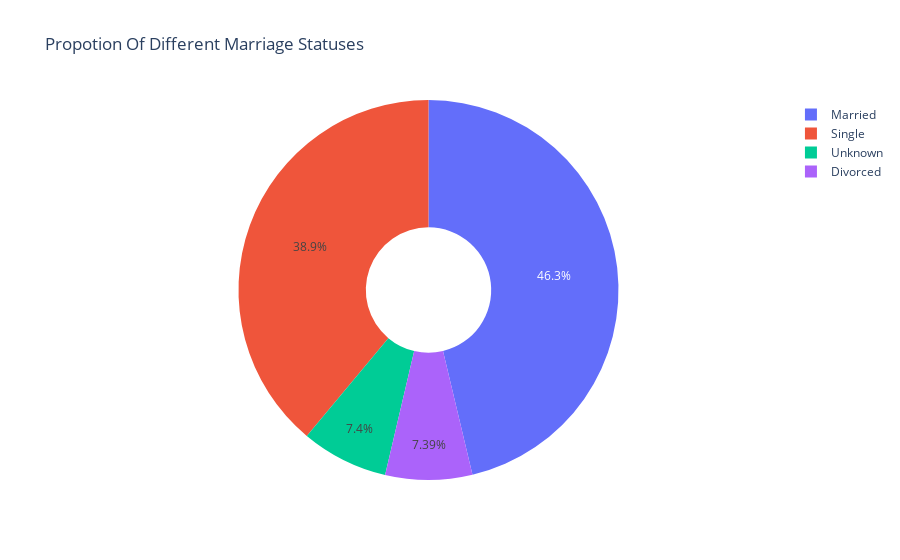

The notebook cell saved with this chart:
### Code cell
#%%

# Marriage Status proportion
ex.pie(df,names='Marital_Status',title='Propotion Of Different Marriage Statuses',hole=0.33)

### Figure 1 — Plotly figure (JSON) as saved in the notebook; plotly's stock layout.template omitted (floating-point values rounded to 4 significant figures; data arrays with more than 128 entries replaced by an {"elided": "..."} marker saying what was removed)
{"data": [{"domain": {"x": [0, 1], "y": [0, 1]}, "hole": 0.33, "hovertemplate": "Marital_Status=%{label}<extra></extra>", "labels": {"elided": "10127 str values"}, "legendgroup": "", "name": "", "showlegend": true, "type": "pie"}], "layout": {"legend": {"tracegroupgap": 0}, "title": {"text": "Propotion Of Different Marriage Statuses"}}}
